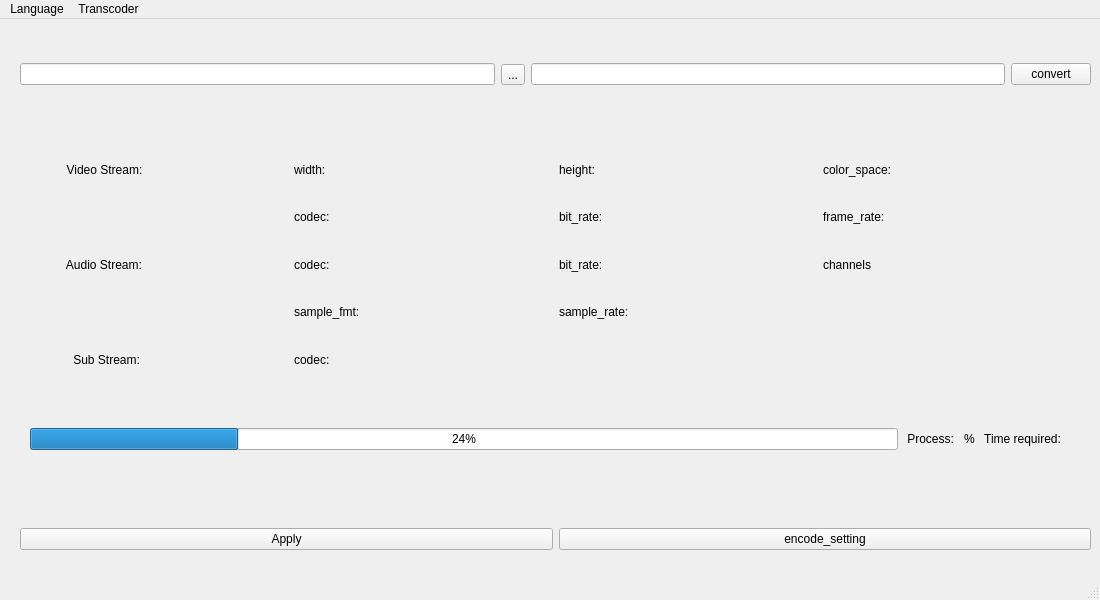
<?xml version="1.0" encoding="UTF-8"?>
<ui version="4.0">
 <class>OpenConverter</class>
 <widget class="QMainWindow" name="OpenConverter">
  <property name="geometry">
   <rect>
    <x>0</x>
    <y>0</y>
    <width>1100</width>
    <height>600</height>
   </rect>
  </property>
  <property name="windowTitle">
   <string>MainWindow</string>
  </property>
  <widget class="QWidget" name="centralwidget">
   <widget class="QWidget" name="horizontalLayoutWidget_2">
    <property name="geometry">
     <rect>
      <x>20</x>
      <y>480</y>
      <width>1071</width>
      <height>81</height>
     </rect>
    </property>
    <layout class="QHBoxLayout" name="horizontalLayout_2">
     <item>
      <widget class="QPushButton" name="pushButton_apply">
       <property name="text">
        <string>Apply</string>
       </property>
      </widget>
     </item>
     <item>
      <widget class="QPushButton" name="pushButton_encodeSetting">
       <property name="text">
        <string>encode_setting</string>
       </property>
      </widget>
     </item>
    </layout>
   </widget>
   <widget class="QWidget" name="horizontalLayoutWidget_3">
    <property name="geometry">
     <rect>
      <x>30</x>
      <y>380</y>
      <width>1051</width>
      <height>80</height>
     </rect>
    </property>
    <layout class="QHBoxLayout" name="horizontalLayout_3">
     <item>
      <widget class="QProgressBar" name="progressBar">
       <property name="value">
        <number>24</number>
       </property>
      </widget>
     </item>
     <item>
      <widget class="QLabel" name="label_process">
       <property name="text">
        <string> Process: </string>
       </property>
      </widget>
     </item>
     <item>
      <widget class="QLabel" name="label_processResult">
       <property name="text">
        <string>%</string>
       </property>
      </widget>
     </item>
     <item>
      <widget class="QLabel" name="label_timeRequired">
       <property name="text">
        <string> Time required:  </string>
       </property>
      </widget>
     </item>
     <item>
      <widget class="QLabel" name="label_timeRequiredResult">
       <property name="text">
        <string/>
       </property>
      </widget>
     </item>
    </layout>
   </widget>
   <widget class="QWidget" name="gridLayoutWidget">
    <property name="geometry">
     <rect>
      <x>30</x>
      <y>130</y>
      <width>1051</width>
      <height>231</height>
     </rect>
    </property>
    <layout class="QGridLayout" name="gridLayout">
     <item row="3" column="4">
      <widget class="QLabel" name="label_sampleRate">
       <property name="text">
        <string>sample_rate:</string>
       </property>
      </widget>
     </item>
     <item row="1" column="5">
      <widget class="QLabel" name="label_videoBitRateResult">
       <property name="text">
        <string/>
       </property>
      </widget>
     </item>
     <item row="2" column="0">
      <widget class="QLabel" name="label_audioStream">
       <property name="text">
        <string>           Audio Stream:</string>
       </property>
      </widget>
     </item>
     <item row="0" column="6">
      <widget class="QLabel" name="label_colorSpace">
       <property name="text">
        <string>color_space:</string>
       </property>
      </widget>
     </item>
     <item row="1" column="3">
      <widget class="QLabel" name="label_videoCodecResult">
       <property name="text">
        <string/>
       </property>
      </widget>
     </item>
     <item row="1" column="7">
      <widget class="QLabel" name="label_frameRateResult">
       <property name="text">
        <string/>
       </property>
      </widget>
     </item>
     <item row="0" column="0">
      <widget class="QLabel" name="label_videoStream">
       <property name="text">
        <string>           Video Stream:</string>
       </property>
      </widget>
     </item>
     <item row="1" column="6">
      <widget class="QLabel" name="label_frameRate">
       <property name="text">
        <string>frame_rate:</string>
       </property>
      </widget>
     </item>
     <item row="2" column="5">
      <widget class="QLabel" name="label_audioBitRateResult">
       <property name="text">
        <string/>
       </property>
      </widget>
     </item>
     <item row="1" column="4">
      <widget class="QLabel" name="label_videoBitRate">
       <property name="text">
        <string>bit_rate:</string>
       </property>
      </widget>
     </item>
     <item row="4" column="2">
      <widget class="QLabel" name="label_subCodec">
       <property name="text">
        <string>codec:</string>
       </property>
      </widget>
     </item>
     <item row="0" column="4">
      <widget class="QLabel" name="label_height">
       <property name="text">
        <string>height:</string>
       </property>
      </widget>
     </item>
     <item row="2" column="4">
      <widget class="QLabel" name="label_audioBitRate">
       <property name="text">
        <string>bit_rate:</string>
       </property>
      </widget>
     </item>
     <item row="3" column="3">
      <widget class="QLabel" name="label_sampleFmtResult">
       <property name="text">
        <string/>
       </property>
      </widget>
     </item>
     <item row="0" column="2">
      <widget class="QLabel" name="label_width">
       <property name="text">
        <string>width:</string>
       </property>
      </widget>
     </item>
     <item row="2" column="7">
      <widget class="QLabel" name="label_channelsResult">
       <property name="text">
        <string/>
       </property>
      </widget>
     </item>
     <item row="3" column="2">
      <widget class="QLabel" name="label_sampleFmt">
       <property name="text">
        <string>sample_fmt:</string>
       </property>
      </widget>
     </item>
     <item row="1" column="2">
      <widget class="QLabel" name="label_videoCodec">
       <property name="text">
        <string>codec:</string>
       </property>
      </widget>
     </item>
     <item row="2" column="3">
      <widget class="QLabel" name="label_audioCodecResult">
       <property name="text">
        <string/>
       </property>
      </widget>
     </item>
     <item row="0" column="5">
      <widget class="QLabel" name="label_heightResult">
       <property name="text">
        <string/>
       </property>
      </widget>
     </item>
     <item row="2" column="6">
      <widget class="QLabel" name="label_channels">
       <property name="text">
        <string>channels</string>
       </property>
      </widget>
     </item>
     <item row="0" column="3">
      <widget class="QLabel" name="label_widthResult">
       <property name="text">
        <string/>
       </property>
      </widget>
     </item>
     <item row="0" column="7">
      <widget class="QLabel" name="label_colorSpaceResult">
       <property name="text">
        <string/>
       </property>
      </widget>
     </item>
     <item row="4" column="0">
      <widget class="QLabel" name="label_subStream">
       <property name="text">
        <string>             Sub Stream: </string>
       </property>
      </widget>
     </item>
     <item row="2" column="2">
      <widget class="QLabel" name="label_audioCodec">
       <property name="text">
        <string>codec:</string>
       </property>
      </widget>
     </item>
     <item row="3" column="5">
      <widget class="QLabel" name="label_sampleRateResult">
       <property name="text">
        <string/>
       </property>
      </widget>
     </item>
     <item row="0" column="1">
      <widget class="QLabel" name="label_videoStreamResult">
       <property name="text">
        <string/>
       </property>
      </widget>
     </item>
     <item row="2" column="1">
      <widget class="QLabel" name="label_audioStreamResult">
       <property name="text">
        <string/>
       </property>
      </widget>
     </item>
     <item row="4" column="1">
      <widget class="QLabel" name="label_subStreamResult">
       <property name="text">
        <string/>
       </property>
      </widget>
     </item>
    </layout>
   </widget>
   <widget class="QWidget" name="horizontalLayoutWidget">
    <property name="geometry">
     <rect>
      <x>20</x>
      <y>10</y>
      <width>1071</width>
      <height>91</height>
     </rect>
    </property>
    <layout class="QHBoxLayout" name="horizontalLayout">
     <item>
      <widget class="QLineEdit" name="lineEdit_inputFile">
       <property name="text">
        <string/>
       </property>
      </widget>
     </item>
     <item>
      <widget class="QToolButton" name="toolButton">
       <property name="text">
        <string>...</string>
       </property>
      </widget>
     </item>
     <item>
      <widget class="QLineEdit" name="lineEdit_outputFile">
       <property name="text">
        <string/>
       </property>
      </widget>
     </item>
     <item>
      <widget class="QPushButton" name="pushButton_convert">
       <property name="text">
        <string>convert</string>
       </property>
      </widget>
     </item>
    </layout>
   </widget>
  </widget>
  <widget class="QMenuBar" name="menubar">
   <property name="geometry">
    <rect>
     <x>0</x>
     <y>0</y>
     <width>1100</width>
     <height>24</height>
    </rect>
   </property>
   <widget class="QMenu" name="menuLanguage">
    <property name="title">
     <string>Language</string>
    </property>
    <addaction name="english"/>
    <addaction name="chinese"/>
   </widget>
   <widget class="QMenu" name="menuTranscoder">
    <property name="title">
     <string>Transcoder</string>
    </property>
   </widget>
   <addaction name="menuLanguage"/>
   <addaction name="menuTranscoder"/>
  </widget>
  <widget class="QStatusBar" name="statusBar"/>
  <action name="english">
   <property name="text">
    <string>English</string>
   </property>
  </action>
  <action name="chinese">
   <property name="text">
    <string>Chinese</string>
   </property>
  </action>
 </widget>
 <resources/>
 <connections/>
</ui>
